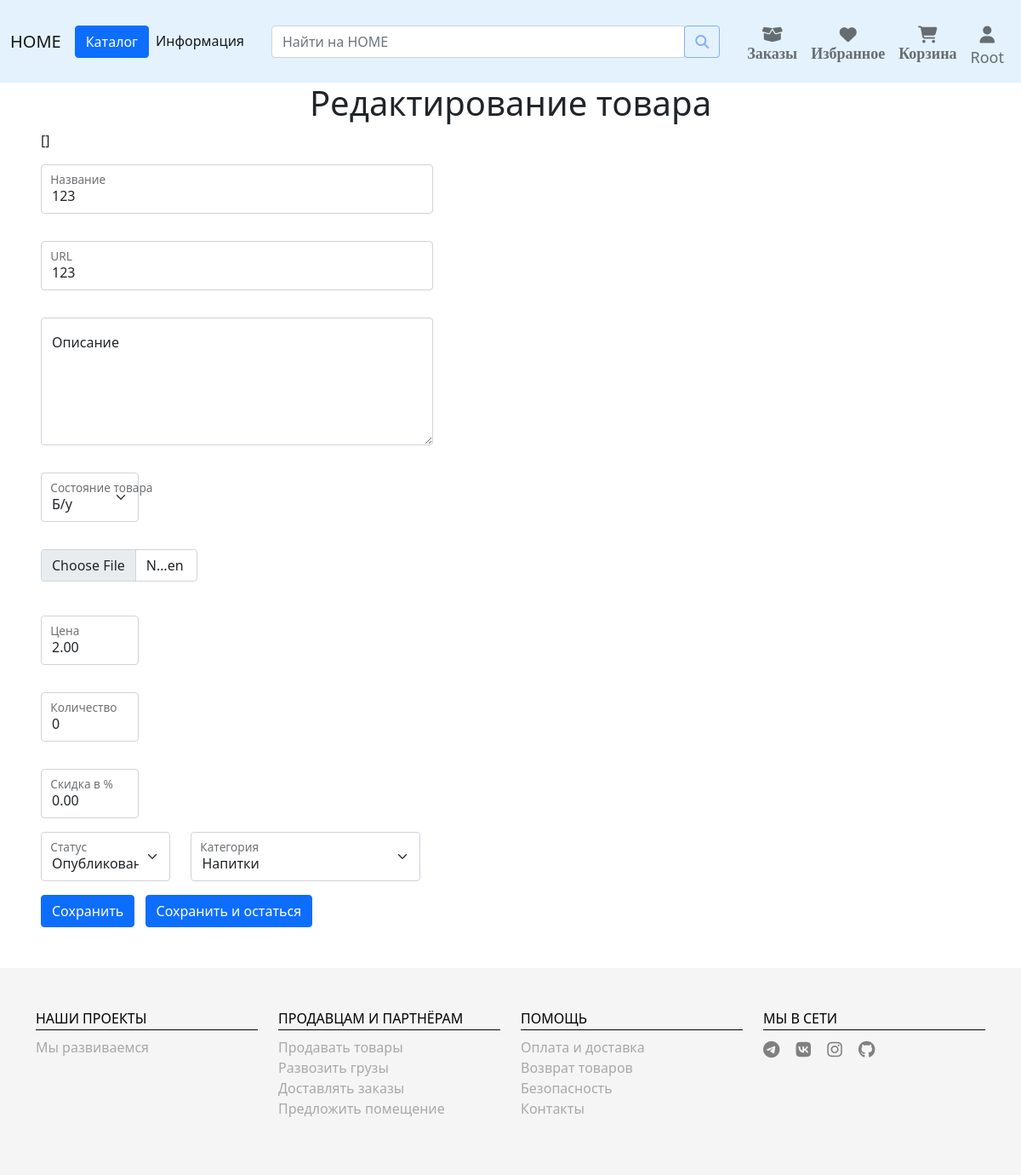
/edit/123/ (signed in), run on the app's committed database.
### goods/models.py (models this page shows, shortened)
class Product(models.Model):
    class Status(models.IntegerChoices):
        DRAFT = 0, "Черновик"
        PUBLISHED = 1, "Опубликовано"
    class ProductStatus(models.IntegerChoices):
        USED = 0, "Б/y"
        NEW = 1, "Новое"
    name = models.CharField(max_length=150, unique=True, verbose_name='Название')
    category = TreeForeignKey('Categories', on_delete=models.PROTECT, related_name='products', verbose_name='Категория')
    slug = models.SlugField(max_length=250, blank=True, null=True, unique=True, verbose_name='URL')
    description = models.TextField(blank=True, null=True, verbose_name='Описание')
    image = models.ImageField(upload_to='product_images/%Y/%m/%d/', blank=True, null=True, verbose_name='Фото')
    price = models.DecimalField(default=0.00, max_digits=8, decimal_places=2, verbose_name='Цена')
    quantity = models.PositiveIntegerField(default=0, verbose_name='Количество')
    discount = models.DecimalField(default=0.00, max_digits=4, decimal_places=2, verbose_name='Скидка в %')
    product_status = models.IntegerField(default=ProductStatus.USED, choices=ProductStatus.choices, verbose_name='Состояние товара')
    is_published = models.IntegerField(default=Status.DRAFT, choices=Status.choices, verbose_name='Статус')
    seller = models.ForeignKey(get_user_model(), on_delete=models.CASCADE, related_name='products', null=True, default=None)
    created_at = models.DateTimeField(auto_now_add=True, verbose_name='Время создания')
    updated_at = models.DateTimeField(auto_now=True, verbose_name='Время изменения')
    objects = models.Manager()
    published = PublishedProductManager()
    class Meta:
        db_table = 'product'
        verbose_name = 'Продукт'
        verbose_name_plural = 'Продукты'

### goods/views.py (the view)
# urls.py: path('edit/<slug:edit_slug>/', views.UpdateProduct.as_view(), name='edit_product'),
class UpdateProduct(LoginRequiredMixin, UpdateView):
    form_class = AddProductForm
    model = Product
    slug_url_kwarg = 'edit_slug'
    template_name = 'goods/add_product.html'
    extra_context = {
        'title': "Редактирование товара",
    }

### goods/models.py (called while the page is built)
    def get_absolute_url(self):
        return reverse('goods:category', kwargs={'cat_slug': self.slug})

    def __str__(self):
        return self.name

### main/templatetags/my_tags.py (called while the page is built)
@register.inclusion_tag('main/list_categories.html')
def show_categories(cat_selected: int = 0) -> dict:
    return {'cats': Categories.objects.all(),
            'cat_selected': cat_selected,
            }

### goods/templates/goods/add_product.html (shortened to what this page needs)
{% extends 'base.html' %}
{% load static %}
{% block content %}
<h1 align="center">{{ title }}</h1>
<form action="" method="post" enctype="multipart/form-data" class="row gy-3 ps-5">
    <div class="list-style: none; form-error">{{ form.non_field_errors|slice:'2' }}</div>
    {% for f in form %}
    {% if f != form.category and f != form.is_published %}
        <div class="mb-3 form-floating" style="width: 100%">
            {% if f != form.image %}
                {{ f }}
                <label class="ps-4" for="{{f.id}}">{{ f.label }}</label>
            {% elif f == form.image %}
                <div style="width: 40%">
                    {{ f }}
                </div>
            {% endif %}
        </div>
    {% endif %}
    {% endfor %}
    <div class="mt-0 form-floating" style="width: 15%">
        {{ form.is_published }}
        <label class="ps-4">{{ form.is_published.label }}</label>
    </div>
    <div class="mt-0 form-floating" style="width: 25%">
        {{ form.category }}
        <label class="ps-4">{{ form.category.label }}</label>
    </div>
<div class="mr-2 mb-5">
    {% if title == "Добавление товара" %}
    <button type="submit" name="create_btn" class="btn btn-primary me-2">Разместить</button>
    {% elif title == "Редактирование товара" %}
    <button type="submit" name="save_leave_btn" class="btn btn-primary me-2">Сохранить</button>
    {% endif %}
    <button type="submit" name="save_btn" class="btn btn-primary">Сохранить и остаться</button>
</div>
</form>
{% endblock %}

### templates/base.html (shortened to what this page needs)
{% load static %}
{% load my_tags %}
<!DOCTYPE html>
<html>
<head>
	<link type="text/css" href="{% static 'main/css/styles.css' %}" rel="stylesheet" />
	<link type="text/css" href="{% static 'main/css/bootstrap.min.css' %}" rel="stylesheet" />
	<link rel="stylesheet" href="https://cdnjs.cloudflare.com/ajax/libs/font-awesome/6.5.1/css/all.min.css"
 />
</head>
<body>
	<nav class="navbar navbar-expand-md navbar-light sticky-top" style="background-color: #e3f2fd;">
	  <div class="container-fluid">
		<a class="navbar-brand" href="{% url 'main:home' %}">HOME</a>
		<button class="btn btn-primary" type="button" data-bs-toggle="offcanvas" data-bs-target="#offcanvasScrolling" aria-controls="offcanvasScrolling">Каталог</button>
		<div class="collapse navbar-collapse" id="navbarSupportedContent">
		  <ul class="navbar-nav me-auto mb-2 mb-lg-0 top-menu">
		    <li class="nav-item">
			  <a class="nav-link active" aria-current="page" href="{% url 'main:info' %}">Информация</a>
			</li>
		  </ul>
			<div class="input-group py-1 px-2 px-md-4">
				<input class="form-control form-control-dark" type="text" placeholder="Найти на HOME" aria-label="Search">
				<div class="input-group-append">
					<button class="btn btn-outline-success" type="submit"><i class="fa fa-search"></i></button>
				</div>
			</div>
	  	  <ul class="header-icons navbar-nav ms-auto mb-2 mb-lg-0">
			  <li class="nav-item">
			  	<a class="nav-link d-flex flex-column align-items-center" aria-current="page" href="{% url 'main:wishlist' %}">
					<i class="fa-solid fa-box-open"></i>
					<span class="fa d-none d-sm-inline small">Заказы</span>
				</a>
			</li>
		    <li class="nav-item">
			  	<a class="nav-link d-flex flex-column align-items-center" aria-current="page" href="{% url 'main:wishlist' %}">
					<i class="fa-solid fa-heart"></i>
					<span class="fa d-none d-sm-inline small">Избранное</span>
				</a>
			</li>
			<li class="nav-item">
			  	<a class="nav-link d-flex flex-column align-items-center" aria-current="page" href="{% url 'main:cart' %}">
					<i class="fa fa-solid fa-cart-shopping"></i>
					<span class="fa d-none d-sm-inline small">Корзина</span>
				</a>
			</li>
			<li class="nav-item">
				{% if user.is_authenticated %}
				<a class="nav-link d-flex flex-column align-items-center" aria-current="page" href="#">
				{% else %}
				<a class="nav-link d-flex flex-column align-items-center" aria-current="page" href="{% url 'users:login'%}?next={{ request.path }}">
				{% endif %}
					<i class="fa fa-solid fa-user medium"></i>
					{% if user.is_authenticated %}
						<span>{{ user.username|capfirst|slice:":12" }}</span>
					{% else %}
						<span class="fa d-none d-sm-inline small">Войти</span>
					{% endif %}
				</a>
			</li>
			</ul>
		</div>
	  </div>
	</nav>
	{% block content %}
	{% endblock %}
	<footer>
		<section class="sticky-bottom footer">
			<div class="container">
				<div class="row">
					<div class="col-md-3 col-6">
						<h4>Наши проекты</h4>
						<ul class="list-unstyled">
							<li><a href="#">Мы развиваемся</a></li>
						</ul>
					</div>
					<div class="col-md-3 col-6">
						<h4>Продавцам и партнёрам</h4>
						<ul class="list-unstyled">
							<li><a href="#">Продавать товары</a></li>
							<li><a href="#">Развозить грузы</a></li>
							<li><a href="#">Доставлять заказы</a></li>
							<li><a href="#">Предложить помещение</a></li>
						</ul>
					</div>
					<div class="col-md-3 col-6">
						<h4>Помощь</h4>
						<ul class="list-unstyled">
							<li><a href="#">Оплата и доставка</a></li>
							<li><a href="#">Возврат товаров</a></li>
							<li><a href="#">Безопасность</a></li>
							<li><a href="#">Контакты</a></li>
						</ul>
					</div>
					<div class="col-md-3 col-6">
						<h4>Мы в сети</h4>
						<div class="footer-icons">
							<a class="telegram" href="#"><i class="fab fa-telegram"></i></a>
							<a class="vk" href="#"><i class="fab fa-vk"></i></a>
							<a class="instagram" href="#"><i class="fab fa-instagram"></i></a>
							<a class="github" href="#"><i class="fab fa-github"></i></a>
						</div>
					</div>
				</div>
			</div>
		</section>
	</footer>
</body>
</html>

### static/main/css/styles.css (style rules this page uses)
html { font-size: 16px; }
body { font-family: 'Roboto', sans-serif; font-size: 16px; font-weight: 400; color: #000; background-color: #fff; min-width: 320px; }
section { padding: 50px 0; }
a { color: #111; }
.navbar-light .navbar-nav .nav-link { color: #111; font-weight: 500; }
.top-menu li a::after { content: ''; display: block; width: 100%; background-color: #111; height: 1px; transition: all .3s; transform: scale(0); }
.btn .fa { color: #84AFFA; }
.btn.btn-outline-success { border-color: #84AFFA; }
.header-icons li a { color: #0d6efd; }
.header-icons .nav-link span { font-size: 18px; padding-top: 3px; }
.header-icons { padding-top: 15px; font-size: 20px; }
.footer { background-color: #F5F5F5; }
.footer h4 { color: black; text-transform:uppercase; font-size: 16px; border-bottom: 1px solid black; padding-bottom: 3px; }
.footer a { text-decoration: none; transition: all .3s; }
.footer a, .footer.li { color: #A8A8A8; }
.footer li a { display: block; }
.footer-icons .vk { color: gray; }
.footer-icons .telegram { color: gray; }
.footer-icons .instagram { color: gray; }
.footer-icons .github { color: gray; }
.footer-icons a { display: inline-block; margin-right: 15px; font-size: 20px; }

### data on the page
Product: form "123" "123" "Б/y" "2.00" "0" "0.00", is_published "Опубликовано", category "Напитки"

### other printed values
{{ user.username|capfirst|slice:":12" }} "Root"
{{ title }} "Редактирование товара"
